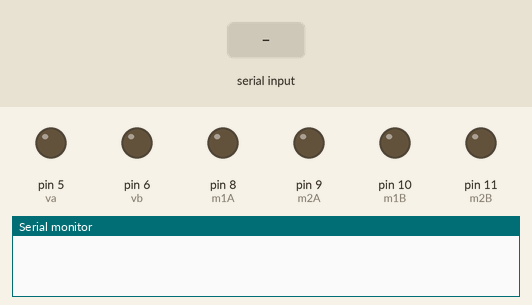
A sketch run on a simulated Arduino Uno, built with avr-gcc and run on an emulated ATmega328P. Shown: output pins drawn as LEDs (lit = HIGH), the last lines printed to the serial monitor. The test bench sets the inputs (shaded band).

Above: at 1.2 s.
1.3 s: "F" received over Serial
At 1.8 s:
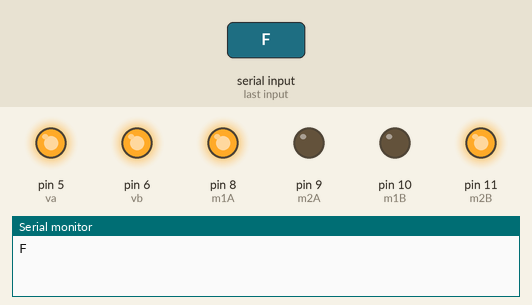
2.8 s: "B" received over Serial
At 4.0 s:
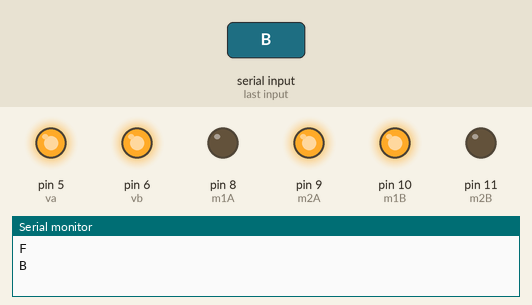
4.3 s: "L" received over Serial
At 5.3 s:
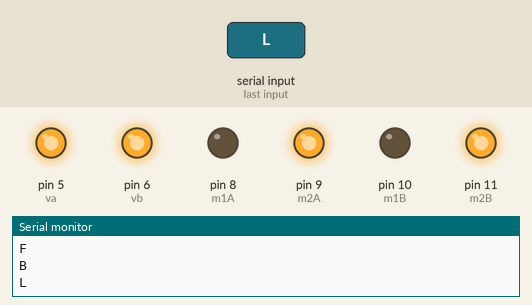
5.8 s: "R" received over Serial
At 6.4 s:
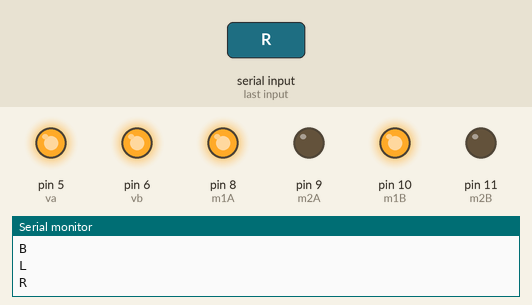
7.3 s: "S" received over Serial
At 8.7 s:
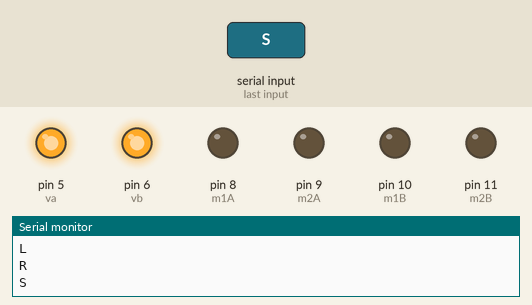
Timing chart, 0 to 9.8 s (numbered marks = the images above; inputs shaded):
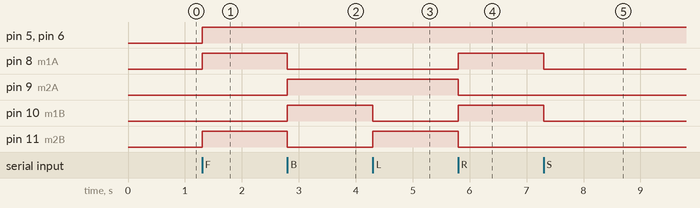

The sketch:

CodCarrinho.ino
```cpp
#define va 5
#define m1A 8
#define m2A 9

#define vb 6
#define m1B 10
#define m2B 11

int velocidadeRecebida = 255;

void setup() {
  pinMode(va, OUTPUT);
  pinMode(m1A, OUTPUT);
  pinMode(m2A, OUTPUT);
  pinMode(vb, OUTPUT);
  pinMode(m1B, OUTPUT);
  pinMode(m2B, OUTPUT);

  Serial.begin(9600);
}

void loop() {
  if(Serial.available()>0){
    char valorRecebido = Serial.read();
    Serial.println(valorRecebido);

    switch(valorRecebido){
      case 'F':
        frente();
      break;
      case 'B':
        tras();
      break;
      case 'L':
        direita();
      break;
      case 'R':
        esquerda();
      break;
      case 'S':
       parar();
      break;
    }
  }
}

void parar(){
  digitalWrite(m1A, LOW);
  digitalWrite(m2A, LOW);
  digitalWrite(m1B, LOW);
  digitalWrite(m2B, LOW);
  velocidade(velocidadeRecebida);
}

void frente(){
  digitalWrite(m1A, HIGH);
  digitalWrite(m2A, LOW);
  digitalWrite(m1B, LOW);
  digitalWrite(m2B, HIGH);
  velocidade(velocidadeRecebida);
}

void tras(){
  digitalWrite(m1A, LOW);
  digitalWrite(m2A, HIGH);
  digitalWrite(m1B, HIGH);
  digitalWrite(m2B, LOW);
  velocidade(velocidadeRecebida);
}

void direita(){
  digitalWrite(m1A, LOW);
  digitalWrite(m2A, HIGH);
  digitalWrite(m1B, LOW);
  digitalWrite(m2B, HIGH);
  velocidade(velocidadeRecebida);
}

void esquerda(){
  digitalWrite(m1A, HIGH);
  digitalWrite(m2A, LOW);
  digitalWrite(m1B, HIGH);
  digitalWrite(m2B, LOW);
  velocidade(velocidadeRecebida);
}

void velocidade(int velocidade){
  analogWrite(va, velocidadeRecebida);
  analogWrite(vb, velocidadeRecebida);
}
```

Measured:
- after the input at 1.3 s, pin 5 (va), pin 6 (vb), pin 8 (m1A), pin 11 (m2B): LOW → HIGH at once
- after the input at 2.8 s, pin 8 (m1A), pin 11 (m2B): HIGH → LOW at once; pin 9 (m2A), pin 10 (m1B): LOW → HIGH at once
- after the input at 4.3 s, pin 10 (m1B): HIGH → LOW at once; pin 11 (m2B): LOW → HIGH at once
- after the input at 5.8 s, pin 8 (m1A), pin 10 (m1B): LOW → HIGH at once; pin 9 (m2A), pin 11 (m2B): HIGH → LOW at once
- after the input at 7.3 s, pin 8 (m1A), pin 10 (m1B): HIGH → LOW at once
